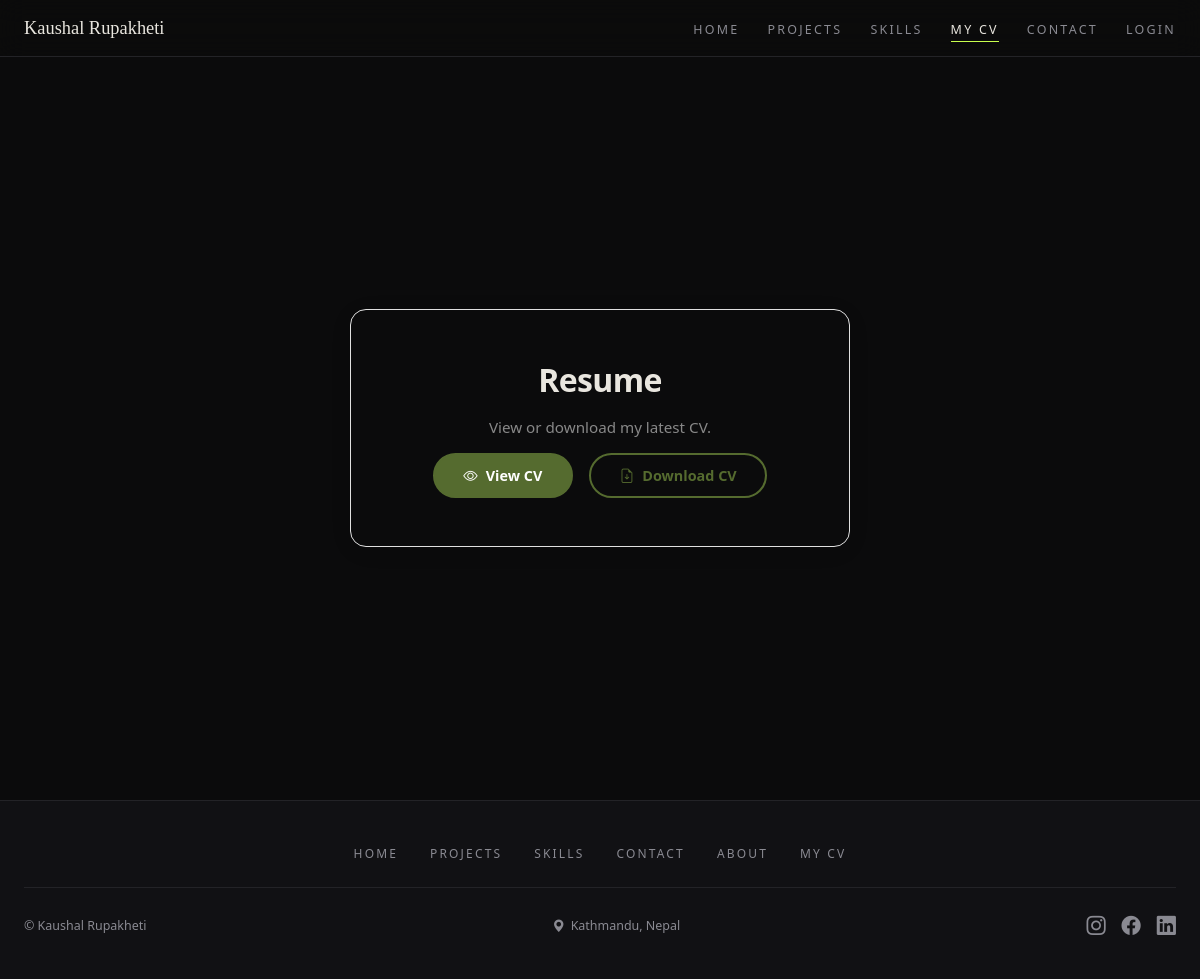
The page /portfolio_pages/resume/ on the database as committed earlier.
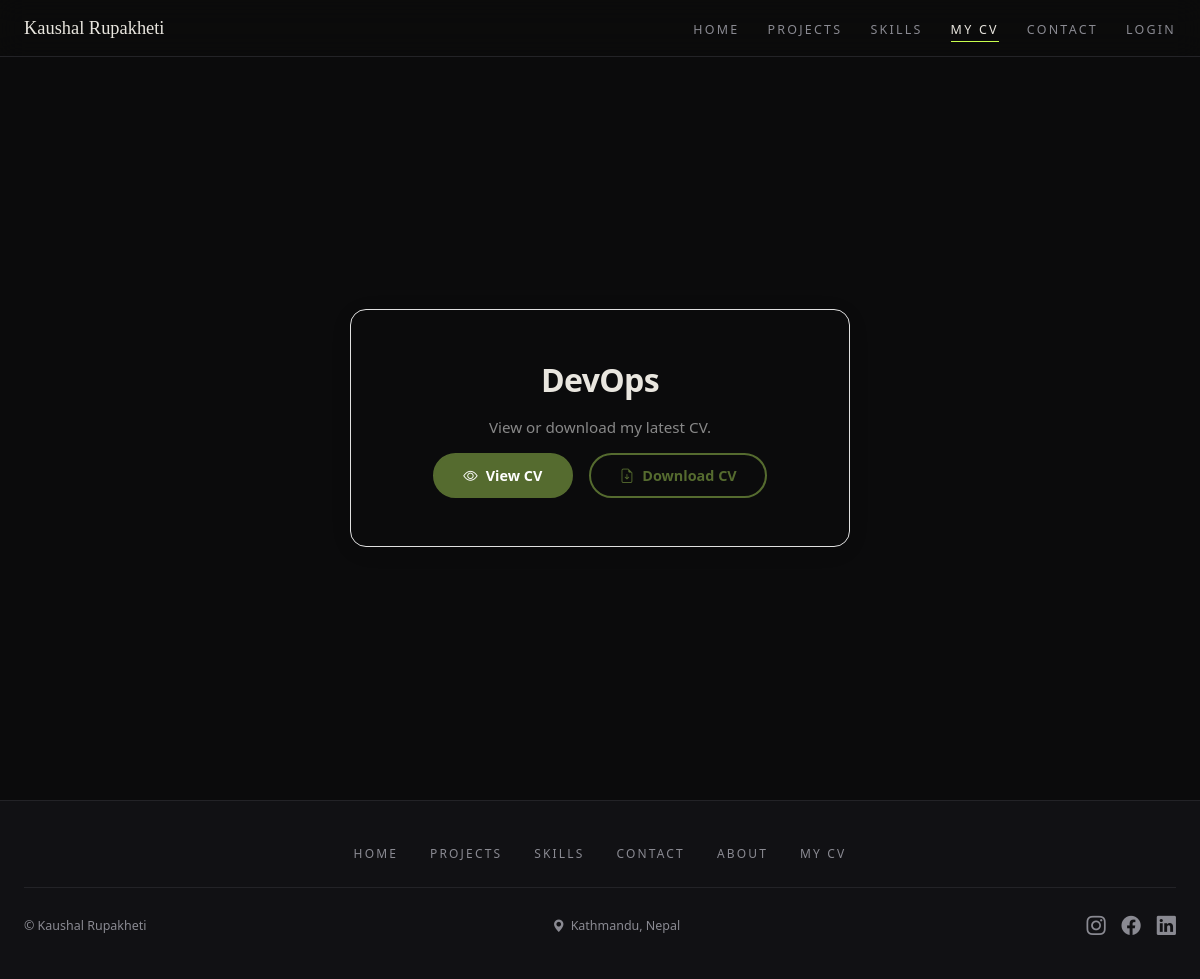
The same page on the database as committed later.
### portfolio_pages/models.py (models this page shows)
class CV(models.Model):
    title = models.CharField(max_length=100, null=False, blank=False)
    cv = models.FileField(null=False, blank= False, upload_to='cv/')
    def __str__(self):
        return self.title

### portfolio_pages/views.py (the view)
# urls.py: path('resume/', views.resume, name = 'resume' ),
def resume (request):
    resume = CV.objects.first()
    print(resume)
    return render(request, 'CV.html', {'resume': resume})

### portfolio_pages/context_processors.py (called while the page is built)
def social_links(request):
    return {
        'LINKEDIN_URL': settings.LINKEDIN_URL,
        'FACEBOOK_URL': settings.FACEBOOK_URL,
        'INSTAGRAM_URL': settings.INSTAGRAM_URL,
        'Email': settings.EMAIL,
        'Github': settings.GITHUB_URL
    }

### portfolio_pages/templates/CV.html (shortened to what this page needs)
{% extends "layout.html" %}
{% load static %}
{% block extra_head %}
  <link rel="stylesheet" href="{% static 'pages/CV.css'%}">
{% endblock %}
{% block content %}
<div class="cv-body" style="padding-top: 56px;">
  {% if resume %}
    <div class="cv-container">
      <h1 class="cv-title">{{ resume.title }}</h1>
      <p class="cv-sub">View or download my latest CV.</p>
      <div class="cv-buttons">
        <a href="{{ resume.cv.url }}" target="_blank" class="cv-download">
          <i class="bi bi-eye"></i> View CV
        </a>
        <a href="{{ resume.cv.url }}" download class="cv-download cv-dl">
          <i class="bi bi-file-earmark-arrow-down"></i> Download CV
        </a>
      </div>
    </div>
  {% else %}
    <p>No CV uploaded yet.</p>
  {% endif %}
</div>
{% endblock %}

Rows that differ between the two databases and show on the page:
removed CV: title "Resume"
added CV: title "DevOps"
